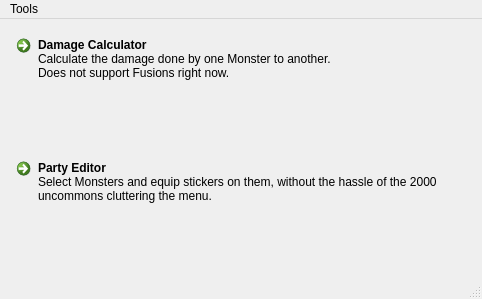
<?xml version="1.0" encoding="UTF-8"?>
<ui version="4.0">
 <class>MainMenu</class>
 <widget class="QMainWindow" name="MainMenu">
  <property name="geometry">
   <rect>
    <x>0</x>
    <y>0</y>
    <width>482</width>
    <height>299</height>
   </rect>
  </property>
  <property name="windowTitle">
   <string>Heckahedron's Calcubelator</string>
  </property>
  <widget class="QWidget" name="centralwidget">
   <layout class="QHBoxLayout" name="horizontalLayout">
    <item>
     <layout class="QVBoxLayout" name="verticalLayout">
      <item>
       <widget class="QCommandLinkButton" name="dCalcButton">
        <property name="text">
         <string>Damage Calculator</string>
        </property>
        <property name="description">
         <string>Calculate the damage done by one Monster to another.
Does not support Fusions right now.</string>
        </property>
       </widget>
      </item>
      <item>
       <widget class="QCommandLinkButton" name="sLoadoutButton">
        <property name="text">
         <string>Party Editor</string>
        </property>
        <property name="description">
         <string>Select Monsters and equip stickers on them, without the hassle of the 2000 uncommons cluttering the menu.</string>
        </property>
       </widget>
      </item>
     </layout>
    </item>
   </layout>
  </widget>
  <widget class="QMenuBar" name="menubar">
   <property name="geometry">
    <rect>
     <x>0</x>
     <y>0</y>
     <width>482</width>
     <height>26</height>
    </rect>
   </property>
   <widget class="QMenu" name="menuTools">
    <property name="title">
     <string>Tools</string>
    </property>
    <addaction name="actionCreate_Reset_Local_Database"/>
   </widget>
   <addaction name="menuTools"/>
  </widget>
  <widget class="QStatusBar" name="statusbar"/>
  <action name="actionCreate_Reset_Local_Database">
   <property name="text">
    <string>Create/Reset Database (Restart Required)</string>
   </property>
  </action>
 </widget>
 <resources/>
 <connections/>
</ui>
